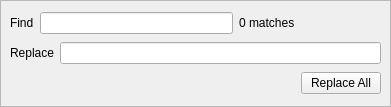
<?xml version="1.0" encoding="UTF-8"?>
<ui version="4.0">
 <class>FindReplace</class>
 <widget class="QWidget" name="FindReplace">
  <property name="geometry">
   <rect>
    <x>0</x>
    <y>0</y>
    <width>391</width>
    <height>107</height>
   </rect>
  </property>
  <property name="windowTitle">
   <string>Form</string>
  </property>
  <property name="autoFillBackground">
   <bool>true</bool>
  </property>
  <layout class="QVBoxLayout" name="verticalLayout">
   <property name="leftMargin">
    <number>0</number>
   </property>
   <property name="topMargin">
    <number>0</number>
   </property>
   <property name="rightMargin">
    <number>0</number>
   </property>
   <property name="bottomMargin">
    <number>0</number>
   </property>
   <item>
    <widget class="QFrame" name="frame">
     <property name="frameShape">
      <enum>QFrame::StyledPanel</enum>
     </property>
     <property name="frameShadow">
      <enum>QFrame::Plain</enum>
     </property>
     <layout class="QVBoxLayout" name="verticalLayout_2">
      <item>
       <layout class="QHBoxLayout" name="horizontalLayout">
        <item>
         <widget class="QLabel" name="label">
          <property name="text">
           <string>Find</string>
          </property>
         </widget>
        </item>
        <item>
         <widget class="QLineEdit" name="findBox"/>
        </item>
        <item>
         <widget class="QLabel" name="matchesFound">
          <property name="text">
           <string notr="true">0 matches</string>
          </property>
         </widget>
        </item>
        <item>
         <layout class="QHBoxLayout" name="horizontalLayout_3">
          <property name="spacing">
           <number>0</number>
          </property>
          <item>
           <widget class="QPushButton" name="findPrev">
            <property name="text">
             <string/>
            </property>
            <property name="icon">
             <iconset theme="go-previous" resource="../icons.qrc">
              <normaloff>:/icons/go-previous.svg</normaloff>:/icons/go-previous.svg</iconset>
            </property>
            <property name="flat">
             <bool>true</bool>
            </property>
           </widget>
          </item>
          <item>
           <widget class="QPushButton" name="findNext">
            <property name="text">
             <string/>
            </property>
            <property name="icon">
             <iconset theme="go-next" resource="../icons.qrc">
              <normaloff>:/icons/go-next.svg</normaloff>:/icons/go-next.svg</iconset>
            </property>
            <property name="flat">
             <bool>true</bool>
            </property>
           </widget>
          </item>
         </layout>
        </item>
       </layout>
      </item>
      <item>
       <layout class="QHBoxLayout" name="horizontalLayout_2">
        <item>
         <widget class="QLabel" name="label_2">
          <property name="text">
           <string>Replace</string>
          </property>
         </widget>
        </item>
        <item>
         <widget class="QLineEdit" name="replaceBox"/>
        </item>
       </layout>
      </item>
      <item>
       <layout class="QHBoxLayout" name="horizontalLayout_4">
        <item>
         <spacer name="horizontalSpacer">
          <property name="orientation">
           <enum>Qt::Horizontal</enum>
          </property>
          <property name="sizeHint" stdset="0">
           <size>
            <width>40</width>
            <height>20</height>
           </size>
          </property>
         </spacer>
        </item>
        <item>
         <widget class="QPushButton" name="pushButton">
          <property name="text">
           <string>Replace All</string>
          </property>
         </widget>
        </item>
       </layout>
      </item>
     </layout>
    </widget>
   </item>
  </layout>
 </widget>
 <resources>
  <include location="../icons.qrc"/>
 </resources>
 <connections/>
</ui>
